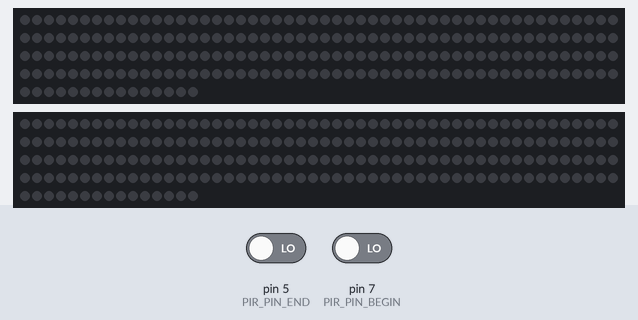
Simulated run of this sketch. Board: Arduino Uno, built with avr-gcc and run on an emulated ATmega328P. On the bench: 2 × 215 RGB LEDs in strip order, left to right, continuing on the next row. Inputs (shaded band) come from the test bench; at power-on: pin 5 (PIR_PIN_END) LOW, pin 7 (PIR_PIN_BEGIN) LOW. Dim RGB values are drawn brighter than linear; random numbers use the default seed unless the sketch sets one.

Above: at 1.2 s.
1.3 s: pin 5 (PIR_PIN_END) driven HIGH
At 2.76 s:
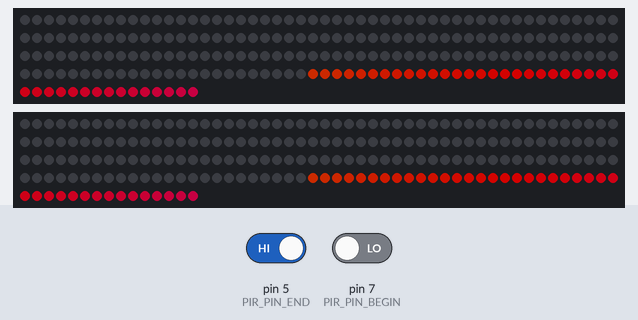
At 4.04 s:
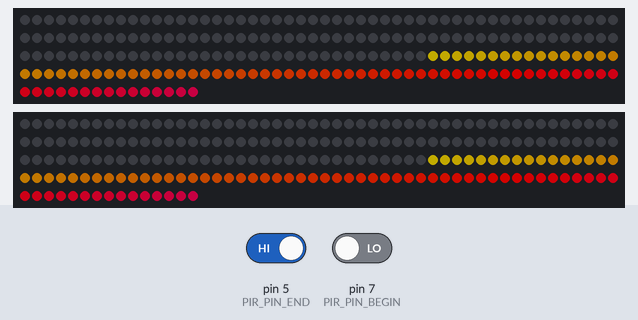

Measured:
- after the input at 1.3 s, the LEDs: first change at once (image 1 shows a later state)

The sketch:

StairNeopixelPIR.ino
```cpp
#include <FastLED.h>

#define LED_PIN1       3
#define LED_PIN2       4 // Pin for the second LED string
#define NUM_LEDS       215
#define MAX_BRIGHTNESS 128
#define PIR_PIN_BEGIN  7
#define PIR_PIN_END    5
#define FADE_DURATION  25000 // 30 seconds in milliseconds
#define DELAY_BETWEEN_LEDS 15 // Time delay in milliseconds between lighting up each LED

CRGB leds1[NUM_LEDS];
// CRGB leds2[NUM_LEDS]; - both strings should be the same

void setup() {
  FastLED.addLeds<WS2812B, LED_PIN1, GRB>(leds1, NUM_LEDS);
  FastLED.addLeds<WS2812B, LED_PIN2, GRB>(leds1, NUM_LEDS);
  pinMode(PIR_PIN_BEGIN, INPUT);
  pinMode(PIR_PIN_END, INPUT);
  randomSeed(millis() % 1000); // Seed the random number generator using mod of milliseconds
}

void loop() {
  if (digitalRead(PIR_PIN_BEGIN) == HIGH) {
    uint8_t hue = random(0, 255);
    activateLEDs(0, hue);
    fadeOutLEDs();
  } else if (digitalRead(PIR_PIN_END) == HIGH) {
    uint8_t hue = random(0, 255);
    activateLEDs(NUM_LEDS - 1, hue);
    fadeOutLEDs();
  }
}

void activateLEDs(int startIndex, uint8_t hue) {
  FastLED.setBrightness(MAX_BRIGHTNESS); // Ensure starting brightness is consistent

  if (startIndex == 0) {
    for (int i = 0; i < NUM_LEDS; i++) {
      leds1[i] = CHSV((hue + i) % 255, 255, 255); // Change hue as LEDs turn on
      // leds2[i] = CHSV((hue + i) % 255, 255, 255); // Same for the second string
      FastLED.show();
      delay(DELAY_BETWEEN_LEDS);
    }
  } else {
    for (int i = NUM_LEDS - 1; i >= 0; i--) {
      leds1[i] = CHSV((hue + NUM_LEDS - 1 - i) % 255, 255, 255); // Change hue as LEDs turn on
      // leds2[i] = CHSV((hue + NUM_LEDS - 1 - i) % 255, 255, 255); // Same for the second string
      FastLED.show();
      delay(DELAY_BETWEEN_LEDS);
    }
  }
}

void fadeOutLEDs() {
  unsigned long startTime = millis();
  while (millis() - startTime < FADE_DURATION) {
    uint8_t brightness = map(millis() - startTime, 0, FADE_DURATION, MAX_BRIGHTNESS, 0);
    FastLED.setBrightness(brightness);
    FastLED.show();
    delay(30); // Adjust delay for smoother fading
  }
  FastLED.clear(); // Ensure LEDs are off at the end
  FastLED.show();
}
```
